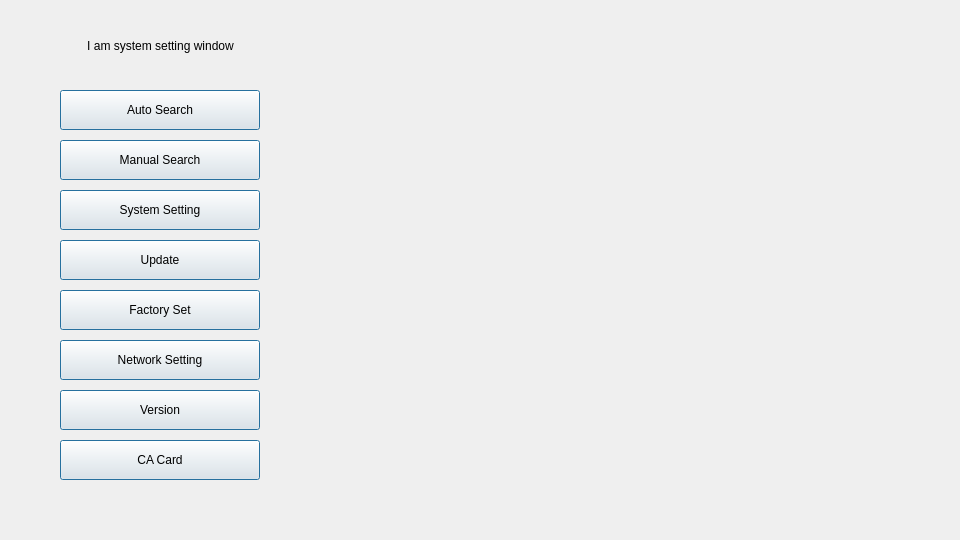
<?xml version="1.0" encoding="UTF-8"?>
<ui version="4.0">
 <class>MenuSystem</class>
 <widget class="QWidget" name="MenuSystem">
  <property name="geometry">
   <rect>
    <x>0</x>
    <y>0</y>
    <width>960</width>
    <height>540</height>
   </rect>
  </property>
  <property name="windowTitle">
   <string>MenuSystem</string>
  </property>
  <widget class="QLabel" name="label">
   <property name="geometry">
    <rect>
     <x>40</x>
     <y>20</y>
     <width>241</width>
     <height>51</height>
    </rect>
   </property>
   <property name="text">
    <string>I am system setting window</string>
   </property>
   <property name="alignment">
    <set>Qt::AlignCenter</set>
   </property>
  </widget>
  <widget class="QPushButton" name="btnAutoSearch">
   <property name="geometry">
    <rect>
     <x>60</x>
     <y>90</y>
     <width>200</width>
     <height>40</height>
    </rect>
   </property>
   <property name="text">
    <string>Auto Search</string>
   </property>
   <property name="autoDefault">
    <bool>false</bool>
   </property>
   <property name="default">
    <bool>true</bool>
   </property>
  </widget>
  <widget class="QPushButton" name="btnManualSearch">
   <property name="geometry">
    <rect>
     <x>60</x>
     <y>140</y>
     <width>200</width>
     <height>40</height>
    </rect>
   </property>
   <property name="text">
    <string>Manual Search</string>
   </property>
   <property name="default">
    <bool>true</bool>
   </property>
  </widget>
  <widget class="QPushButton" name="btnSystemSetting">
   <property name="geometry">
    <rect>
     <x>60</x>
     <y>190</y>
     <width>200</width>
     <height>40</height>
    </rect>
   </property>
   <property name="text">
    <string>System Setting</string>
   </property>
   <property name="default">
    <bool>true</bool>
   </property>
  </widget>
  <widget class="QPushButton" name="btnUpdate">
   <property name="geometry">
    <rect>
     <x>60</x>
     <y>240</y>
     <width>200</width>
     <height>40</height>
    </rect>
   </property>
   <property name="text">
    <string>Update</string>
   </property>
   <property name="default">
    <bool>true</bool>
   </property>
  </widget>
  <widget class="QPushButton" name="btnFactory">
   <property name="geometry">
    <rect>
     <x>60</x>
     <y>290</y>
     <width>200</width>
     <height>40</height>
    </rect>
   </property>
   <property name="text">
    <string>Factory Set</string>
   </property>
   <property name="default">
    <bool>true</bool>
   </property>
  </widget>
  <widget class="QPushButton" name="btnNetworkSetting">
   <property name="geometry">
    <rect>
     <x>60</x>
     <y>340</y>
     <width>200</width>
     <height>40</height>
    </rect>
   </property>
   <property name="text">
    <string>Network Setting</string>
   </property>
   <property name="default">
    <bool>true</bool>
   </property>
  </widget>
  <widget class="QPushButton" name="btnVersion">
   <property name="geometry">
    <rect>
     <x>60</x>
     <y>390</y>
     <width>200</width>
     <height>40</height>
    </rect>
   </property>
   <property name="text">
    <string>Version</string>
   </property>
   <property name="default">
    <bool>true</bool>
   </property>
  </widget>
  <widget class="QPushButton" name="btnCACard">
   <property name="geometry">
    <rect>
     <x>60</x>
     <y>440</y>
     <width>200</width>
     <height>40</height>
    </rect>
   </property>
   <property name="text">
    <string>CA Card</string>
   </property>
   <property name="default">
    <bool>true</bool>
   </property>
  </widget>
 </widget>
 <resources/>
 <connections/>
</ui>
